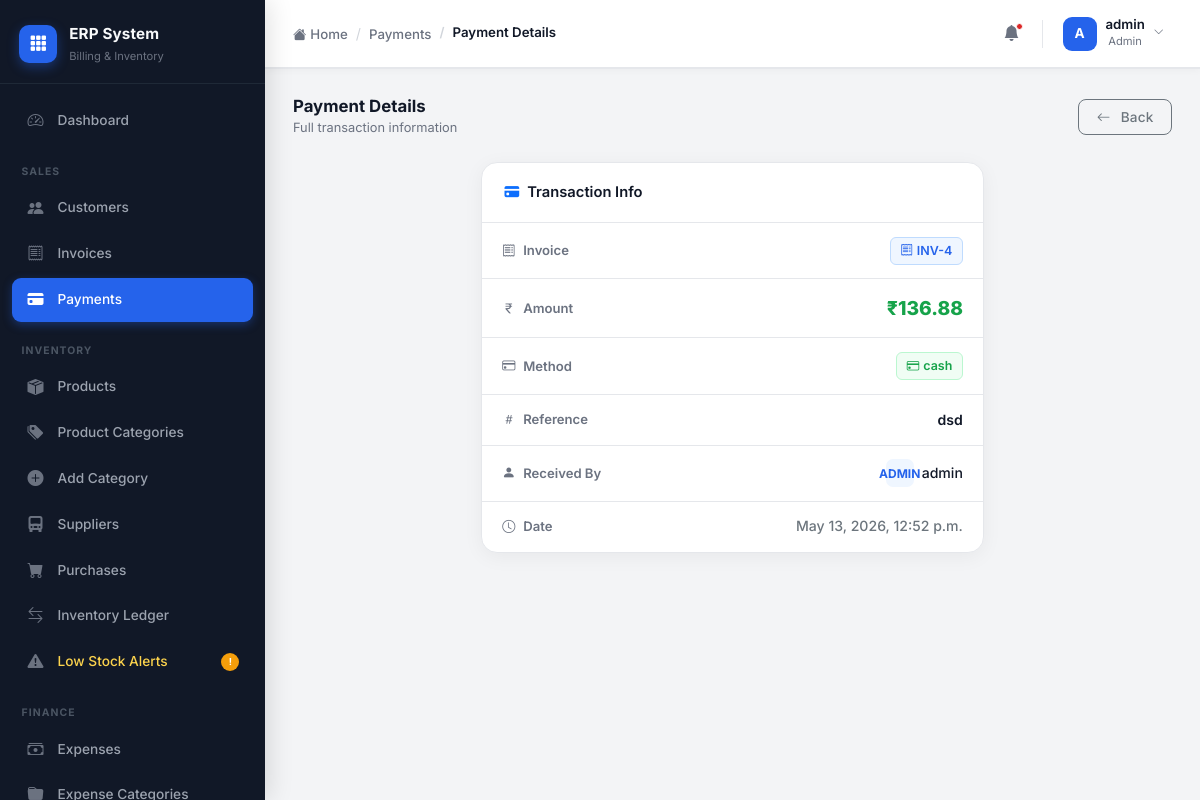
The app's page /payments/2/ (signed in) with its own data.
### accounts/models.py (models this page shows)
class CustomUser(AbstractUser):
    ROLE_CHOICES = (
        ('admin', 'Admin'),
        ('staff', 'Staff'),
        ('accountant', 'Accountant'),
    )
    role = models.CharField(max_length=20, choices=ROLE_CHOICES, default='staff')
    phone = models.CharField(max_length=15, blank=True, null=True)

### payments/models.py (models this page shows, shortened)
class CustomerPayment(models.Model):
    PAYMENT_METHODS = (
        ('cash', 'Cash'),
        ('upi', 'UPI'),
        ('bank', 'Bank Transfer'),
        ('card', 'Card'),
    )
    invoice = models.ForeignKey(
        Invoice,
        on_delete=models.CASCADE,
        related_name='payments'
    )
    amount = models.DecimalField(
        max_digits=12,
        decimal_places=2
    )
    payment_method = models.CharField(
        max_length=20,
        choices=PAYMENT_METHODS
    )
    reference_number = models.CharField(
        max_length=100,
        blank=True,
        null=True
    )
    note = models.TextField(
        blank=True,
        null=True
    )
    received_by = models.ForeignKey(
        CustomUser,
        on_delete=models.SET_NULL,
        null=True
    )
    created_at = models.DateTimeField(
        auto_now_add=True
    )
    class Meta:
        ordering = ['-created_at']

### invoices/models.py (models this page shows, shortened)
class Invoice(models.Model):
    STATUS_CHOICES = (
        ('paid', 'Paid'),
        ('unpaid', 'Unpaid'),
        ('partial', 'Partial Payment'),
    )
    customer = models.ForeignKey(
        Customer,
        on_delete=models.CASCADE
    )
    created_by = models.ForeignKey(
        CustomUser,
        on_delete=models.SET_NULL,
        null=True,
        blank=True
    )
    date = models.DateTimeField(
        auto_now_add=True
    )
    total_amount = models.DecimalField(
        max_digits=12,
        decimal_places=2,
        default=0
    )
    gst_amount = models.DecimalField(
        max_digits=12,
        decimal_places=2,
        default=0
    )
    grand_total = models.DecimalField(
        max_digits=12,
        decimal_places=2,
        default=0
    )
    status = models.CharField(
        max_length=20,
        choices=STATUS_CHOICES,
        default='unpaid'
    )
    class Meta:
        ordering = ['-id']

### payments/views.py (the view)
@login_required
@accountant_required
def payment_detail(request, pk):
    payment = get_object_or_404(
        CustomerPayment,
        pk=pk
    )
    return render(
        request,
        'payments/payment_detail.html',
        {
            'payment': payment
        }
    )

### templates/payments/payment_detail.html (shortened to what this page needs)
{% extends 'layouts/admin_base.html' %}
{% block breadcrumb %}
<li class="breadcrumb-item"><a href="{% url 'payment_list' %}">Payments</a></li>
<li class="breadcrumb-item active">Payment Details</li>
{% endblock %}
{% block admin_content %}
<div class="section-header mb-4">
    <div>
        <h5>Payment Details</h5>
        <div class="subtitle">Full transaction information</div>
    </div>
    <a href="{% url 'payment_list' %}" class="btn btn-outline-secondary">
        <i class="bi bi-arrow-left me-1"></i>Back
    </a>
</div>
<div class="row justify-content-center">
<div class="col-lg-7">
<div class="card">
    <div class="card-header">
        <i class="bi bi-credit-card-fill text-primary me-2"></i>Transaction Info
    </div>
    <div class="card-body p-0">
        <div class="dr">
            <div class="dr-label"><i class="bi bi-receipt me-2"></i>Invoice</div>
            <div class="dr-val">
                <span class="inv-chip"><i class="bi bi-receipt me-1"></i>INV-{{ payment.invoice.id }}</span>
            </div>
        </div>
        <div class="dr">
            <div class="dr-label"><i class="bi bi-currency-rupee me-2"></i>Amount</div>
            <div class="dr-val"><span class="amt">₹{{ payment.amount }}</span></div>
        </div>
        <div class="dr">
            <div class="dr-label"><i class="bi bi-credit-card me-2"></i>Method</div>
            <div class="dr-val">
                <span class="method-chip"><i class="bi bi-credit-card me-1"></i>{{ payment.payment_method }}</span>
            </div>
        </div>
        <div class="dr">
            <div class="dr-label"><i class="bi bi-hash me-2"></i>Reference</div>
            <div class="dr-val fw-semibold">{{ payment.reference_number }}</div>
        </div>
        <div class="dr">
            <div class="dr-label"><i class="bi bi-person-fill me-2"></i>Received By</div>
            <div class="dr-val d-flex align-items-center gap-2">
                <div class="av">{{ payment.received_by|slice:":1"|upper }}</div>
                {{ payment.received_by }}
            </div>
        </div>
        <div class="dr" style="border-bottom:none;">
            <div class="dr-label"><i class="bi bi-clock me-2"></i>Date</div>
            <div class="dr-val text-secondary">{{ payment.created_at }}</div>
        </div>
    </div>
</div>
</div>
</div>
{% endblock %}

### templates/layouts/admin_base.html (shortened to what this page needs)
{% extends 'base.html' %}
{% block content %}
<div class="erp-shell">
    <aside class="erp-sidebar" id="erpSidebar">
        <div class="sidebar-logo">
            <div class="logo-icon">
                <i class="bi bi-grid-3x3-gap-fill"></i>
            </div>
            <div class="logo-text">
                <span class="logo-name">ERP System</span>
                <span class="logo-sub">Billing & Inventory</span>
            </div>
        </div>
        <nav class="sidebar-nav" id="sidebarNav">
            <a href="{% url 'admin_dashboard' %}"
               class="nav-item {% if request.resolver_match.url_name == 'admin_dashboard' %}active{% endif %}">
                <span class="nav-icon"><i class="bi bi-speedometer2"></i></span>
                <span class="nav-label">Dashboard</span>
            </a>
            <div class="nav-section-label">Sales</div>
            <a href="{% url 'customer_list' %}"
               class="nav-item {% if 'customer' in request.resolver_match.url_name %}active{% endif %}">
                <span class="nav-icon"><i class="bi bi-people-fill"></i></span>
                <span class="nav-label">Customers</span>
            </a>
            <a href="{% url 'invoice_list' %}"
               class="nav-item {% if 'invoice' in request.resolver_match.url_name %}active{% endif %}">
                <span class="nav-icon"><i class="bi bi-receipt"></i></span>
                <span class="nav-label">Invoices</span>
            </a>
            {% if request.user.role == 'admin' or request.user.role == 'accountant' %}
            <a href="{% url 'payment_list' %}"
               class="nav-item {% if 'payment' in request.resolver_match.url_name %}active{% endif %}">
                <span class="nav-icon"><i class="bi bi-credit-card-fill"></i></span>
                <span class="nav-label">Payments</span>
            </a>
            {% endif %}
            <div class="nav-section-label">Inventory</div>
            <a href="{% url 'product_list' %}"
               class="nav-item {% if request.resolver_match.url_name == 'product_list' %}active{% endif %}">
                <span class="nav-icon"><i class="bi bi-box-seam-fill"></i></span>
                <span class="nav-label">Products</span>
            </a>
            {% if request.user.role == 'admin' %}
            <a href="{% url 'category_list' %}"
               class="nav-item {% if 'category' in request.resolver_match.url_name %}active{% endif %}">
                <span class="nav-icon"><i class="bi bi-tags-fill"></i></span>
                <span class="nav-label">Product Categories</span>
            </a>
            <a href="{% url 'add_category' %}"
               class="nav-item {% if request.resolver_match.url_name == 'add_category' %}active{% endif %}">
                <span class="nav-icon"><i class="bi bi-plus-circle-fill"></i></span>
                <span class="nav-label">Add Category</span>
            </a>
            <a href="{% url 'supplier_list' %}"
               class="nav-item {% if 'supplier' in request.resolver_match.url_name %}active{% endif %}">
                <span class="nav-icon"><i class="bi bi-truck-front-fill"></i></span>
                <span class="nav-label">Suppliers</span>
            </a>
            <a href="{% url 'purchase_list' %}"
               class="nav-item {% if 'purchase' in request.resolver_match.url_name %}active{% endif %}">
                <span class="nav-icon"><i class="bi bi-cart-fill"></i></span>
                <span class="nav-label">Purchases</span>
            </a>
            {% endif %}
            <a href="{% url 'stock_movement_list' %}"
               class="nav-item {% if 'stock' in request.resolver_match.url_name %}active{% endif %}">
                <span class="nav-icon"><i class="bi bi-arrow-left-right"></i></span>
                <span class="nav-label">Inventory Ledger</span>
            </a>
            <a href="{% url 'product_list' %}" class="nav-item nav-warning">
                <span class="nav-icon"><i class="bi bi-exclamation-triangle-fill"></i></span>
                <span class="nav-label">Low Stock Alerts</span>
                <span class="nav-badge">!</span>
            </a>
            {% if request.user.role == 'admin' or request.user.role == 'accountant' %}
            <div class="nav-section-label">Finance</div>
            <a href="{% url 'expense_list' %}"
               class="nav-item {% if 'expense' in request.resolver_match.url_name %}active{% endif %}">
                <span class="nav-icon"><i class="bi bi-cash-stack"></i></span>
                <span class="nav-label">Expenses</span>
            </a>
            <a href="{% url 'expense_category_list' %}"
               class="nav-item {% if 'expense_category' in request.resolver_match.url_name %}active{% endif %}">
                <span class="nav-icon"><i class="bi bi-folder-fill"></i></span>
                <span class="nav-label">Expense Categories</span>
            </a>
            {% endif %}
        </nav>
    </aside>
    <div class="erp-main">
        <header class="erp-topbar">
            <div class="topbar-left">
                <nav aria-label="breadcrumb">
                    <ol class="breadcrumb mb-0">
                        <li class="breadcrumb-item">
                            <a href="{% url 'admin_dashboard' %}">
                                <i class="bi bi-house-fill me-1"></i>Home
                            </a>
                        </li>
                        {% block breadcrumb %}{% endblock %}
                    </ol>
                </nav>
            </div>
            <div class="topbar-right">
                <button class="topbar-icon-btn" title="Notifications">
                    <i class="bi bi-bell-fill"></i>
                    <span class="notif-dot"></span>
                </button>
                <div class="dropdown">
                    <button class="topbar-user-btn dropdown-toggle" data-bs-toggle="dropdown" aria-expanded="false">
                        <div class="topbar-avatar">
                            {{ request.user.username|slice:":1"|upper }}
                        </div>
                        <div class="topbar-user-info d-none d-sm-block">
                            <div class="topbar-username">{{ request.user.username }}</div>
                            <div class="topbar-userrole">{{ request.user.role|title }}</div>
                        </div>
                        <i class="bi bi-chevron-down topbar-chevron d-none d-sm-block"></i>
                    </button>
                </div>
            </div>
        </header>
        <main class="erp-page-content page-content">
            {% block admin_content %}{% endblock %}
        </main>
    </div>
</div>
{% endblock %}

### templates/base.html (style rules this page uses)
:root { --primary: #2563EB; --primary-hover: #1D4ED8; --primary-light: #EFF6FF; --sidebar-bg: #111827; --sidebar-hover: #1F2937; --sidebar-active: #1F2937; --success: #16A34A; --danger: #DC2626; --warning: #F59E0B; --bg: #F3F4F6; --card-bg: #FFFFFF; --text-primary: #111827; --text-secondary: #6B7280; --border: #E5E7EB; --shadow-card: 0 4px 20px rgba(0,0,0,0.05); --shadow-sidebar: 4px 0 24px rgba(0,0,0,0.12); --radius-sm: 8px; --radius-md: 12px; --radius-lg: 16px; --topbar-h: 68px; --sidebar-w: 265px; --transition: all 0.22s cubic-bezier(0.4,0,0.2,1); }
*, *::before, *::after { box-sizing: border-box; }
body { font-family: 'Inter', sans-serif; background: var(--bg); color: var(--text-primary); font-size: 0.9rem; line-height: 1.6; -webkit-font-smoothing: antialiased; }
h1,h2,h3,h4,h5,h6 { font-weight: 700; color: var(--text-primary); }
a { text-decoration: none; }
.page-content { animation: fadeInUp 0.35s ease forwards; }
.btn { font-family: 'Inter', sans-serif; font-weight: 500; font-size: 0.85rem; border-radius: var(--radius-sm); padding: 0.45rem 1.1rem; transition: var(--transition); display: inline-flex; align-items: center; gap: 0.4rem; letter-spacing: 0.01em; }
.card { background: var(--card-bg); border: 1px solid var(--border); border-radius: var(--radius-lg); box-shadow: var(--shadow-card); transition: var(--transition); }
.card-header { background: transparent; border-bottom: 1px solid var(--border); padding: 1.1rem 1.4rem; font-weight: 600; font-size: 0.92rem; color: var(--text-primary); }
.card-body { padding: 1.4rem; }
.section-header { display: flex; align-items: center; justify-content: space-between; margin-bottom: 1.5rem; flex-wrap: wrap; gap: 0.75rem; }
.section-header h5 { font-size: 1.05rem; font-weight: 700; margin: 0; color: var(--text-primary); }
.section-header .subtitle { font-size: 0.8rem; color: var(--text-secondary); margin-top: 0.1rem; }
.erp-topbar { height: var(--topbar-h); background: var(--card-bg); border-bottom: 1px solid var(--border); display: flex; align-items: center; justify-content: space-between; padding: 0 1.75rem; position: sticky; top: 0; z-index: 100; box-shadow: 0 1px 0 var(--border), 0 2px 8px rgba(0,0,0,0.04); }

### templates/payments/payment_detail.html (style rules this page uses)
.dr { display:flex;align-items:center;justify-content:space-between;padding:.85rem 1.25rem;border-bottom:1px solid var(--border);gap:1rem;flex-wrap:wrap }
.dr-label { font-size:.82rem;font-weight:600;color:var(--text-secondary);display:flex;align-items:center;min-width:130px }
.dr-val { font-size:.88rem;font-weight:500;color:var(--text-primary) }
.amt { font-size:1.2rem;font-weight:800;color:var(--success) }
.inv-chip { display:inline-flex;align-items:center;font-size:.78rem;font-weight:600;background:var(--primary-light);color:var(--primary);border:1px solid #BFDBFE;padding:.2rem .6rem;border-radius:6px }
.method-chip { display:inline-flex;align-items:center;font-size:.78rem;font-weight:600;background:#F0FDF4;color:var(--success);border:1px solid #BBF7D0;padding:.2rem .6rem;border-radius:6px }
.av { width:28px;height:28px;border-radius:7px;background:var(--primary-light);color:var(--primary);font-size:.75rem;font-weight:700;display:flex;align-items:center;justify-content:center;flex-shrink:0 }

### records on screen
CustomUser: user.username "A", user.username "admin", user.role "Admin"
CustomerPayment: invoice.id "4", amount "136.88", payment_method "cash", reference_number "dsd", received_by "ADMIN", received_by "admin", created_at "May 13, 2026, 12:52 p.m."
